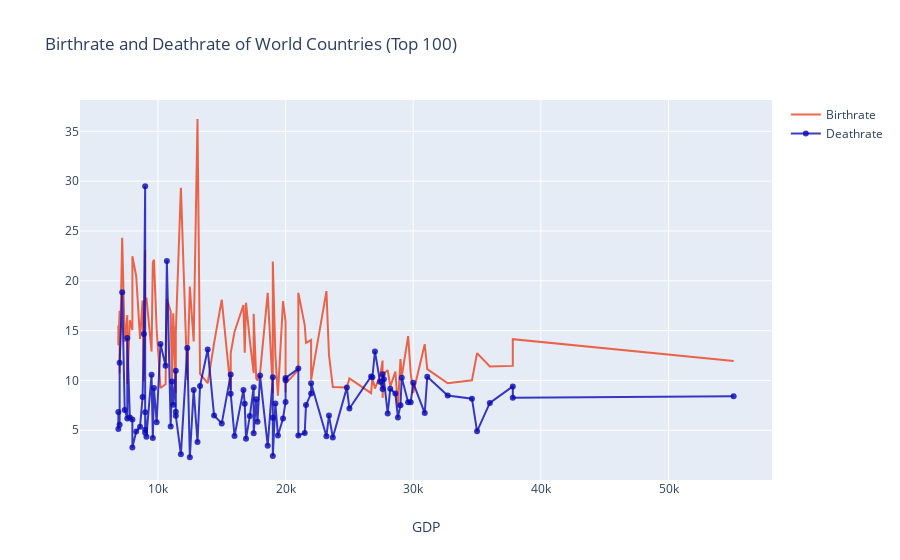

Write notebook code for a chart like this one.
### Code cell
trace2 = go.Scatter(x = df.gdp, y = df.deathrate, mode = "lines+markers", name = "Deathrate", marker = dict(color = 'rgba(10,10,180, 0.8)'), text= df.country)
z = [trace1, trace2]
layout = dict(title = 'Birthrate and Deathrate of World Countries (Top 100)',xaxis= dict(title= 'GDP',ticklen= 5,zeroline= False)
             )
fig = dict(data = z, layout = layout)
iplot(fig)

### Figure 1 — Plotly figure (JSON) as saved in the notebook; plotly's stock layout.template omitted (floating-point values rounded to 4 significant figures)
{"data": [{"marker": {"color": "rgba(235,66,30, 0.8)"}, "mode": "lines", "name": "Birthrate", "text": ["Luxembourg ", "United States ", "Norway ", "Bermuda ", "Cayman Islands ", "San Marino ", "Switzerland ", "Denmark ", "Iceland ", "Austria ", "Canada ", "Ireland ", "Belgium ", "Australia ", "Hong Kong ", "Netherlands ", "Japan ", "Aruba ", "United Kingdom ", "Germany ", "France ", "Finland ", "Monaco ", "Sweden ", "Italy ", "Liechtenstein ", "Jersey ", "Singapore ", "Taiwan ", "United Arab Emirates ", "Spain ", "Faroe Islands ", "New Zealand ", "Qatar ", "Guam ", "Isle of Man ", "Greece ", "Guernsey ", "Greenland ", "Israel ", "Macau ", "Cyprus ", "Kuwait ", "Andorra ", "Slovenia ", "Brunei ", "Portugal ", "Korea, South ", "Malta ", "French Polynesia ", "Gibraltar ", "Virgin Islands ", "Bahrain ", "Puerto Rico ", "Bahamas, The ", "British Virgin Is. ", "Barbados ", "Czech Republic ", "New Caledonia ", "Martinique ", "Hungary ", "Slovakia ", "Oman ", "Uruguay ", "N. Mariana Islands ", "Estonia ", "Saudi Arabia ", "Netherlands Antilles ", "Mauritius ", "Lithuania ", "Argentina ", "Poland ", "Antigua & Barbuda ", "South Africa ", "Croatia ", "Latvia ", "Chile ", "Western Sahara ", "Turks & Caicos Is ", "Trinidad & Tobago ", "Costa Rica ", "Palau ", "Malaysia ", "Mexico ", "Botswana ", "Russia ", "Saint Kitts & Nevis ", "Anguilla ", "French Guiana ", "American Samoa ", "Guadeloupe ", "Seychelles ", "Bulgaria ", "Brazil ", "Thailand ", "Namibia ", "Romania ", "Iran ", "St Pierre & Miquelon ", "Tunisia "], "type": "scatter", "x": [55100, 37800, 37800, 36000, 35000, 34600, 32700, 31100, 30900, 30000, 29800, 29600, 29100, 29000, 28800, 28600, 28200, 28000, 27700, 27600, 27600, 27400, 27000, 26800, 26700, 25000, 24800, 23700, 23400, 23200, 22000, 22000, 21600, 21500, 21000, 21000, 20000, 20000, 20000, 19800, 19400, 19200, 19000, 19000, 19000, 18600, 18000, 17800, 17700, 17500, 17500, 17200, 16900, 16800, 16700, 16000, 15700, 15700, 15000, 14400, 13900, 13300, 13100, 12800, 12500, 12300, 11800, 11400, 11400, 11400, 11200, 11100, 11000, 10700, 10600, 10200, 9900, 9690.0, 9600, 9500, 9100, 9000, 9000, 9000, 9000, 8900, 8800, 8600, 8300, 8000, 8000, 7800, 7600, 7600, 7400, 7200, 7000, 7000, 6900, 6900], "y": [11.94, 14.14, 11.46, 11.4, 12.74, 10.02, 9.71, 11.13, 13.64, 8.74, 10.78, 14.45, 10.38, 12.14, 7.29, 10.9, 9.37, 11.03, 10.71, 8.25, 11.99, 10.45, 9.19, 10.27, 8.72, 10.21, 9.3, 9.34, 12.56, 18.96, 10.06, 14.05, 13.76, 15.56, 18.79, 11.05, 9.68, 8.81, 15.93, 17.97, 8.48, 12.56, 21.94, 8.71, 8.98, 18.79, 10.72, 10, 10.22, 16.68, 10.74, 13.96, 17.8, 12.77, 17.57, 14.89, 12.71, 9.02, 18.11, 13.74, 9.72, 10.65, 36.24, 13.91, 19.43, 10.04, 29.34, 14.78, 15.43, 8.75, 16.73, 9.85, 16.93, 18.2, 9.61, 9.24, 15.23, 22.11, 21.84, 12.9, 18.32, 18.03, 22.86, 20.69, 23.08, 9.95, 18.02, 14.17, 20.46, 22.46, 15.05, 16.03, 9.65, 16.56, 13.87, 24.32, 10.7, 17, 13.52, 15.52]}, {"marker": {"color": "rgba(10,10,180, 0.8)"}, "mode": "lines+markers", "name": "Deathrate", "text": ["Luxembourg ", "United States ", "Norway ", "Bermuda ", "Cayman Islands ", "San Marino ", "Switzerland ", "Denmark ", "Iceland ", "Austria ", "Canada ", "Ireland ", "Belgium ", "Australia ", "Hong Kong ", "Netherlands ", "Japan ", "Aruba ", "United Kingdom ", "Germany ", "France ", "Finland ", "Monaco ", "Sweden ", "Italy ", "Liechtenstein ", "Jersey ", "Singapore ", "Taiwan ", "United Arab Emirates ", "Spain ", "Faroe Islands ", "New Zealand ", "Qatar ", "Guam ", "Isle of Man ", "Greece ", "Guernsey ", "Greenland ", "Israel ", "Macau ", "Cyprus ", "Kuwait ", "Andorra ", "Slovenia ", "Brunei ", "Portugal ", "Korea, South ", "Malta ", "French Polynesia ", "Gibraltar ", "Virgin Islands ", "Bahrain ", "Puerto Rico ", "Bahamas, The ", "British Virgin Is. ", "Barbados ", "Czech Republic ", "New Caledonia ", "Martinique ", "Hungary ", "Slovakia ", "Oman ", "Uruguay ", "N. Mariana Islands ", "Estonia ", "Saudi Arabia ", "Netherlands Antilles ", "Mauritius ", "Lithuania ", "Argentina ", "Poland ", "Antigua & Barbuda ", "South Africa ", "Croatia ", "Latvia ", "Chile ", "Western Sahara ", "Turks & Caicos Is ", "Trinidad & Tobago ", "Costa Rica ", "Palau ", "Malaysia ", "Mexico ", "Botswana ", "Russia ", "Saint Kitts & Nevis ", "Anguilla ", "French Guiana ", "American Samoa ", "Guadeloupe ", "Seychelles ", "Bulgaria ", "Brazil ", "Thailand ", "Namibia ", "Romania ", "Iran ", "St Pierre & Miquelon ", "Tunisia "], "type": "scatter", "x": [55100, 37800, 37800, 36000, 35000, 34600, 32700, 31100, 30900, 30000, 29800, 29600, 29100, 29000, 28800, 28600, 28200, 28000, 27700, 27600, 27600, 27400, 27000, 26800, 26700, 25000, 24800, 23700, 23400, 23200, 22000, 22000, 21600, 21500, 21000, 21000, 20000, 20000, 20000, 19800, 19400, 19200, 19000, 19000, 19000, 18600, 18000, 17800, 17700, 17500, 17500, 17200, 16900, 16800, 16700, 16000, 15700, 15700, 15000, 14400, 13900, 13300, 13100, 12800, 12500, 12300, 11800, 11400, 11400, 11400, 11200, 11100, 11000, 10700, 10600, 10200, 9900, 9690.0, 9600, 9500, 9100, 9000, 9000, 9000, 9000, 8900, 8800, 8600, 8300, 8000, 8000, 7800, 7600, 7600, 7400, 7200, 7000, 7000, 6900, 6900], "y": [8.41, 8.26, 9.4, 7.74, 4.89, 8.17, 8.49, 10.36, 6.72, 9.76, 7.8, 7.82, 10.27, 7.51, 6.29, 8.68, 9.16, 6.68, 10.13, 10.62, 9.14, 9.86, 12.91, 10.31, 10.4, 7.18, 9.28, 4.28, 6.48, 4.4, 9.72, 8.7, 7.53, 4.72, 4.48, 11.19, 10.24, 10.01, 7.84, 6.18, 4.47, 7.68, 2.41, 6.25, 10.31, 3.45, 10.5, 5.85, 8.1, 4.69, 9.31, 6.43, 4.14, 7.65, 9.05, 4.42, 8.67, 10.59, 5.69, 6.48, 13.11, 9.45, 3.81, 9.05, 2.29, 13.25, 2.58, 6.45, 6.86, 10.98, 7.55, 9.89, 5.37, 22, 11.48, 13.66, 5.81, 9.241, 4.21, 10.57, 4.36, 6.8, 5.05, 4.74, 29.5, 14.65, 8.33, 5.34, 4.88, 3.27, 6.09, 6.29, 14.27, 6.17, 7.04, 18.86, 11.77, 5.55, 6.83, 5.13]}], "layout": {"title": {"text": "Birthrate and Deathrate of World Countries (Top 100)"}, "xaxis": {"ticklen": 5, "title": {"text": "GDP"}, "zeroline": false}}}
